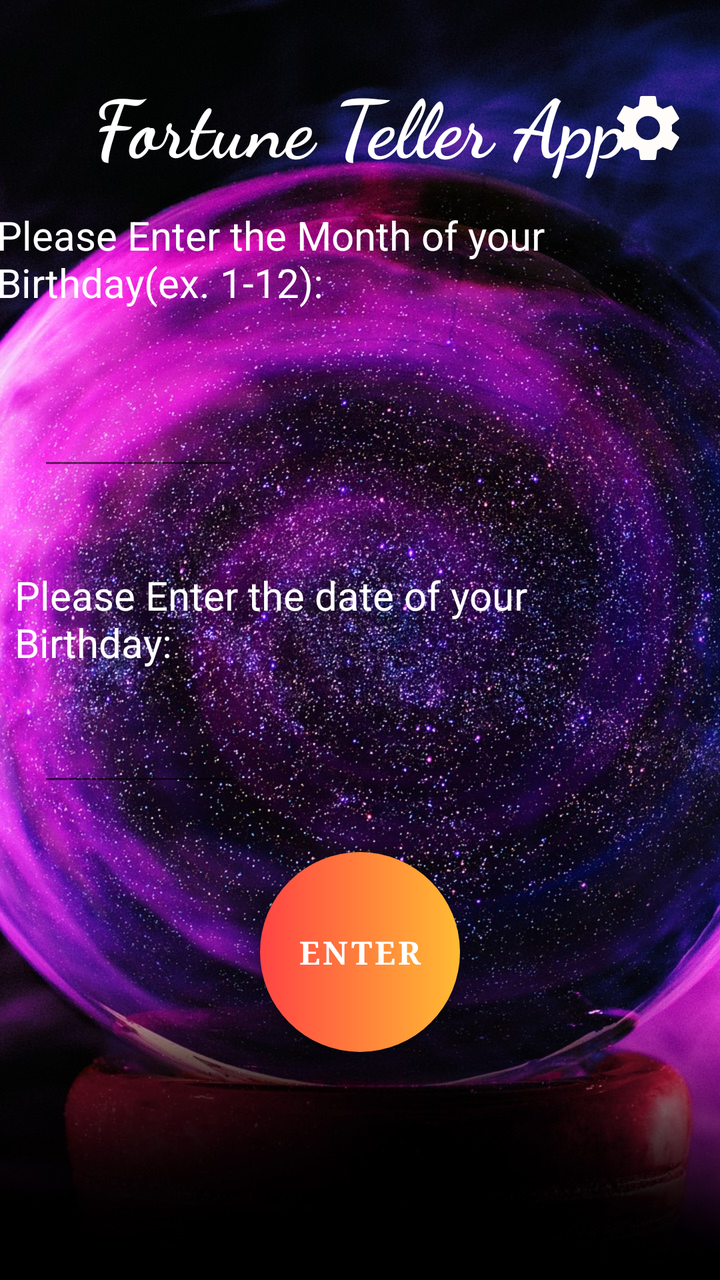
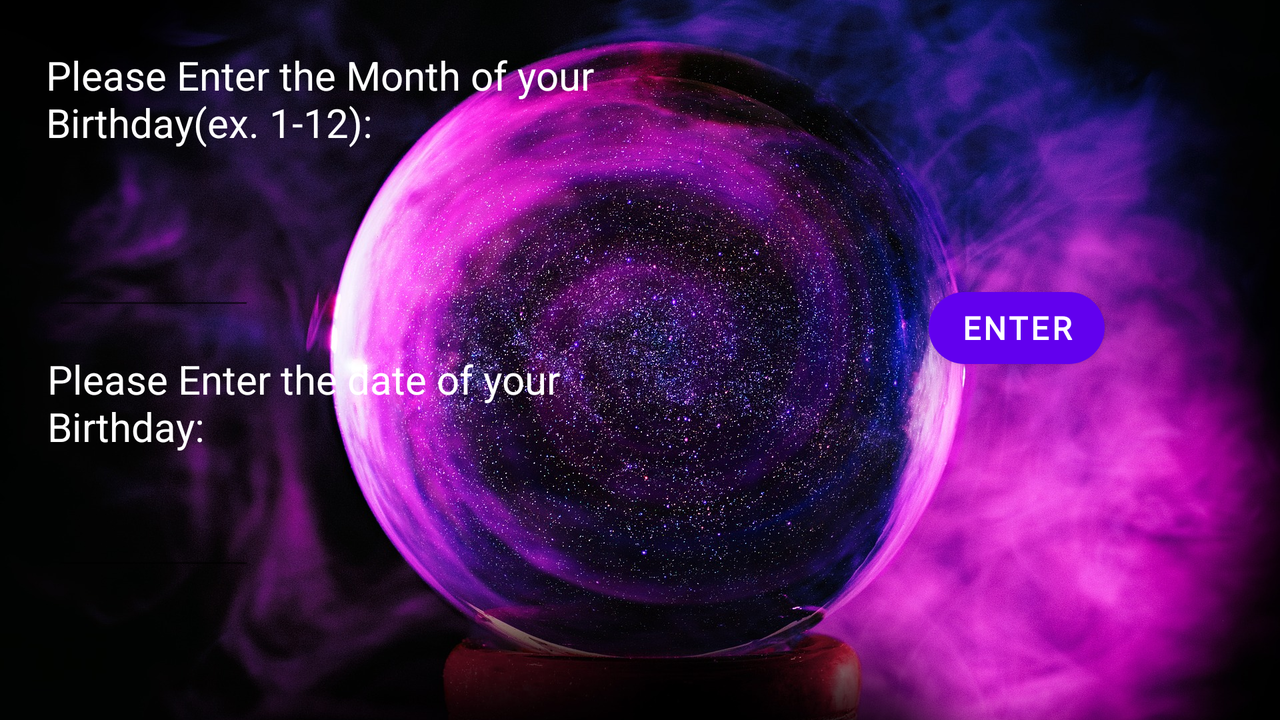

The same Android screen from two of the app's own layout files: first res/layout/ as a phone draws it, then the repository's variant for another configuration, drawn on a device whose configuration selects that folder. Both files follow.
<!-- AndroidManifest.xml: application theme Theme.NewFortuneTeller -->
<!-- res/layout/activity_main.xml -->
<?xml version="1.0" encoding="utf-8"?>
<androidx.constraintlayout.widget.ConstraintLayout xmlns:android="http://schemas.android.com/apk/res/android"
    xmlns:app="http://schemas.android.com/apk/res-auto"
    android:id="@+id/constraint"
    xmlns:tools="http://schemas.android.com/tools"
    android:layout_width="match_parent"
    android:layout_height="match_parent"
    tools:context=".MainActivity">


        <ImageView
            android:id="@+id/mainImage"
            android:layout_width="wrap_content"
            android:layout_height="wrap_content"
            android:scaleType="centerCrop"
            app:layout_constraintBottom_toBottomOf="parent"
            app:layout_constraintEnd_toEndOf="parent"
            app:layout_constraintStart_toStartOf="parent"
            app:layout_constraintTop_toTopOf="parent"
            app:srcCompat="@drawable/crystal_ball" />

        <ImageView
            android:layout_width="40dp"
            android:layout_height="40dp"
            android:layout_marginTop="44dp"
            android:layout_marginEnd="16dp"
            android:onClick="hideBut"
            android:src="@drawable/setting_icon"
            app:layout_constraintEnd_toEndOf="parent"
            app:layout_constraintTop_toTopOf="parent" />

        <TextView
            android:id="@+id/textView"
            android:layout_width="366dp"
            android:layout_height="73dp"
            android:layout_marginTop="104dp"
            android:text="Please Enter the Month of your Birthday(ex. 1-12):"
            android:textColor="@color/white"
            android:textSize="20sp"
            app:layout_constraintEnd_toEndOf="parent"
            app:layout_constraintHorizontal_bias="0.355"
            app:layout_constraintStart_toStartOf="parent"
            app:layout_constraintTop_toTopOf="parent" />

        <EditText
            android:id="@+id/monthTextNumber"
            android:layout_width="101dp"
            android:layout_height="47dp"
            android:layout_marginTop="16dp"
            android:ems="10"
            android:inputType="number"
            android:textColor="@color/white"
            app:layout_constraintEnd_toEndOf="parent"
            app:layout_constraintHorizontal_bias="0.074"
            app:layout_constraintStart_toStartOf="parent"
            app:layout_constraintTop_toBottomOf="@+id/textView" />

        <TextView
            android:id="@+id/textView2"
            android:layout_width="336dp"
            android:layout_height="53dp"
            android:layout_marginTop="44dp"
            android:text="Please Enter the date of your Birthday:"
            android:textColor="@color/white"
            android:textSize="20sp"
            app:layout_constraintEnd_toEndOf="parent"
            app:layout_constraintHorizontal_bias="0.306"
            app:layout_constraintStart_toStartOf="parent"
            app:layout_constraintTop_toBottomOf="@+id/monthTextNumber" />

        <EditText
            android:id="@+id/birthDate"
            android:layout_width="101dp"
            android:layout_height="41dp"
            android:layout_marginTop="20dp"
            android:ems="10"
            android:inputType="number"
            android:textColor="@color/white"
            app:layout_constraintEnd_toEndOf="parent"
            app:layout_constraintHorizontal_bias="0.074"
            app:layout_constraintStart_toStartOf="parent"
            app:layout_constraintTop_toBottomOf="@+id/textView2" />

        <Button
            android:id="@+id/detailEnterButton"
            android:layout_width="100dp"
            android:layout_height="100dp"
            android:layout_marginTop="28dp"
            android:fontFamily="serif"
            android:onClick="passDetails"
            app:backgroundTint="@null"
            android:textColor="@color/white"
            android:background="@drawable/my_enter_button"
            android:text="Enter"
            android:textSize="16sp"
            android:textStyle="bold"
            app:layout_constraintEnd_toEndOf="parent"
            app:layout_constraintStart_toStartOf="parent"
            app:layout_constraintTop_toBottomOf="@+id/birthDate" />

        <TextView
            android:id="@+id/textView8"
            android:layout_width="wrap_content"
            android:layout_height="wrap_content"
            android:layout_marginTop="34dp"
            android:textColor="@color/white"
            android:textSize="40sp"
            android:textStyle="bold"
            android:fontFamily="cursive"
            android:text="Fortune Teller App"
            app:layout_constraintEnd_toEndOf="parent"
            app:layout_constraintStart_toStartOf="parent"
            app:layout_constraintTop_toTopOf="@+id/mainImage" />


</androidx.constraintlayout.widget.ConstraintLayout>
<!-- resources referenced by this layout -->
<resources>
  <!-- drawable crystal_ball: jpg bitmap (drawable, 637353 bytes) -->
  <!-- drawable my_enter_button (drawable) -->
  <?xml version="1.0" encoding="utf-8"?>
  <shape xmlns:android="http://schemas.android.com/apk/res/android">
  
      <gradient android:startColor="@android:color/holo_red_light"
          android:endColor="@android:color/holo_orange_light" />
      <corners android:radius="999dp"/>
  
  </shape>
  <!-- drawable setting_icon (drawable) -->
  <vector android:height="24dp" android:tint="#FFFCF9"
      android:viewportHeight="24" android:viewportWidth="24"
      android:width="24dp" xmlns:android="http://schemas.android.com/apk/res/android">
      <path android:fillColor="@android:color/white" android:pathData="M19.14,12.94c0.04,-0.3 0.06,-0.61 0.06,-0.94c0,-0.32 -0.02,-0.64 -0.07,-0.94l2.03,-1.58c0.18,-0.14 0.23,-0.41 0.12,-0.61l-1.92,-3.32c-0.12,-0.22 -0.37,-0.29 -0.59,-0.22l-2.39,0.96c-0.5,-0.38 -1.03,-0.7 -1.62,-0.94L14.4,2.81c-0.04,-0.24 -0.24,-0.41 -0.48,-0.41h-3.84c-0.24,0 -0.43,0.17 -0.47,0.41L9.25,5.35C8.66,5.59 8.12,5.92 7.63,6.29L5.24,5.33c-0.22,-0.08 -0.47,0 -0.59,0.22L2.74,8.87C2.62,9.08 2.66,9.34 2.86,9.48l2.03,1.58C4.84,11.36 4.8,11.69 4.8,12s0.02,0.64 0.07,0.94l-2.03,1.58c-0.18,0.14 -0.23,0.41 -0.12,0.61l1.92,3.32c0.12,0.22 0.37,0.29 0.59,0.22l2.39,-0.96c0.5,0.38 1.03,0.7 1.62,0.94l0.36,2.54c0.05,0.24 0.24,0.41 0.48,0.41h3.84c0.24,0 0.44,-0.17 0.47,-0.41l0.36,-2.54c0.59,-0.24 1.13,-0.56 1.62,-0.94l2.39,0.96c0.22,0.08 0.47,0 0.59,-0.22l1.92,-3.32c0.12,-0.22 0.07,-0.47 -0.12,-0.61L19.14,12.94zM12,15.6c-1.98,0 -3.6,-1.62 -3.6,-3.6s1.62,-3.6 3.6,-3.6s3.6,1.62 3.6,3.6S13.98,15.6 12,15.6z"/>
  </vector>
  <style name="Theme.NewFortuneTeller" parent="Theme.MaterialComponents.DayNight.DarkActionBar">
          
          <item name="colorPrimary">@color/purple_500</item>
          <item name="colorPrimaryVariant">@color/purple_700</item>
          <item name="colorOnPrimary">@color/white</item>
          
          <item name="colorSecondary">@color/teal_200</item>
          <item name="colorSecondaryVariant">@color/teal_700</item>
          <item name="colorOnSecondary">@color/black</item>
          
          <item name="android:statusBarColor" tools:targetApi="l">?attr/colorPrimaryVariant</item>
          
      </style>
</resources>
<!-- res/layout-land/activity_main.xml (the repository's variant of the layout above) -->
<!-- drawn on the phone turned sideways -->
<?xml version="1.0" encoding="utf-8"?>
<androidx.constraintlayout.widget.ConstraintLayout xmlns:android="http://schemas.android.com/apk/res/android"
    xmlns:app="http://schemas.android.com/apk/res-auto"
    android:id="@+id/constraint"
    xmlns:tools="http://schemas.android.com/tools"
    android:layout_width="match_parent"
    android:layout_height="match_parent"
    tools:context=".MainActivity">

    <ImageView
        android:id="@+id/mainImage"
        android:layout_width="wrap_content"
        android:layout_height="wrap_content"
        android:scaleType="centerCrop"
        app:layout_constraintBottom_toBottomOf="parent"
        app:layout_constraintEnd_toEndOf="parent"
        app:layout_constraintStart_toStartOf="parent"
        app:layout_constraintTop_toTopOf="parent"
        app:srcCompat="@drawable/crystal_ball" />

    <TextView
        android:id="@+id/textView"
        android:layout_width="366dp"
        android:layout_height="73dp"
        android:layout_marginTop="24dp"
        android:text="Please Enter the Month of your Birthday(ex. 1-12):"
        android:textColor="@color/white"
        android:textSize="20sp"
        app:layout_constraintEnd_toEndOf="parent"
        app:layout_constraintHorizontal_bias="0.084"
        app:layout_constraintStart_toStartOf="parent"
        app:layout_constraintTop_toTopOf="parent" />

    <EditText
        android:id="@+id/monthTextNumber"
        android:layout_width="101dp"
        android:layout_height="47dp"
        android:layout_marginTop="16dp"
        android:ems="10"
        android:inputType="number"
        android:textColor="@color/white"
        app:layout_constraintEnd_toEndOf="parent"
        app:layout_constraintHorizontal_bias="0.049"
        app:layout_constraintStart_toStartOf="parent"
        app:layout_constraintTop_toBottomOf="@+id/textView" />

    <TextView
        android:id="@+id/textView2"
        android:layout_width="336dp"
        android:layout_height="53dp"
        android:layout_marginTop="16dp"
        android:text="Please Enter the date of your Birthday:"
        android:textColor="@color/white"
        android:textSize="20sp"
        app:layout_constraintEnd_toEndOf="parent"
        app:layout_constraintHorizontal_bias="0.078"
        app:layout_constraintStart_toStartOf="parent"
        app:layout_constraintTop_toBottomOf="@+id/monthTextNumber" />

    <EditText
        android:id="@+id/birthDate"
        android:layout_width="101dp"
        android:layout_height="41dp"
        android:layout_marginTop="20dp"
        android:ems="10"
        android:inputType="number"
        android:textColor="@color/white"
        app:layout_constraintEnd_toEndOf="parent"
        app:layout_constraintHorizontal_bias="0.049"
        app:layout_constraintStart_toStartOf="parent"
        app:layout_constraintTop_toBottomOf="@+id/textView2" />

    <Button
        android:id="@+id/detailEnterButton"
        android:layout_width="wrap_content"
        android:layout_height="wrap_content"
        android:layout_marginTop="140dp"
        android:elevation="1000dp"
        android:fontFamily="@font/aladin"
        android:onClick="passDetails"
        android:text="Enter"
        android:textSize="16sp"
        android:textStyle="bold"
        app:cornerRadius="50dp"
        app:layout_constraintEnd_toEndOf="parent"
        app:layout_constraintHorizontal_bias="0.841"
        app:layout_constraintStart_toStartOf="parent"
        app:layout_constraintTop_toTopOf="parent" />

</androidx.constraintlayout.widget.ConstraintLayout>
<!-- resources referenced by the variant -->
<!-- as the phone turned sideways resolves them -->
<resources>
  <!-- drawable crystal_ball: jpg bitmap (drawable, 637353 bytes) -->
  <style name="Theme.NewFortuneTeller" parent="Theme.MaterialComponents.DayNight.DarkActionBar">
          
          <item name="colorPrimary">@color/purple_500</item>
          <item name="colorPrimaryVariant">@color/purple_700</item>
          <item name="colorOnPrimary">@color/white</item>
          
          <item name="colorSecondary">@color/teal_200</item>
          <item name="colorSecondaryVariant">@color/teal_700</item>
          <item name="colorOnSecondary">@color/black</item>
          
          <item name="android:statusBarColor" tools:targetApi="l">?attr/colorPrimaryVariant</item>
          
      </style>
</resources>
